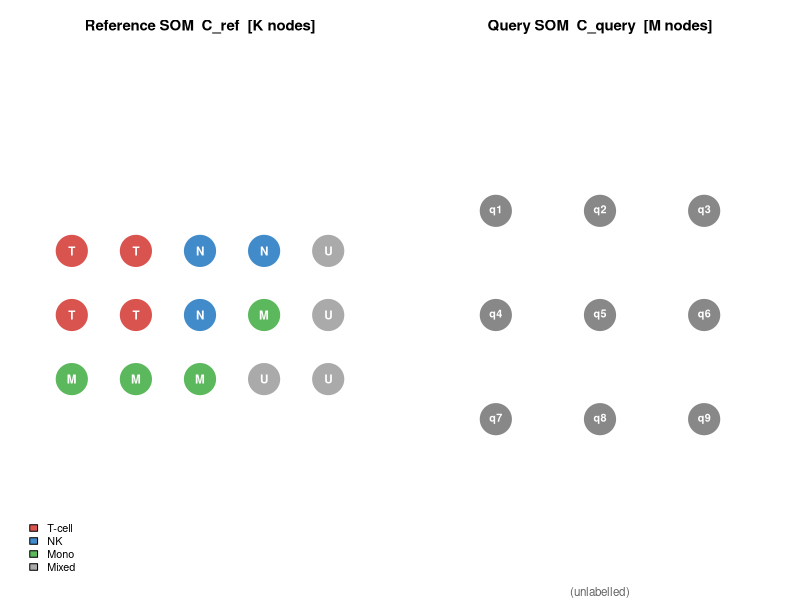
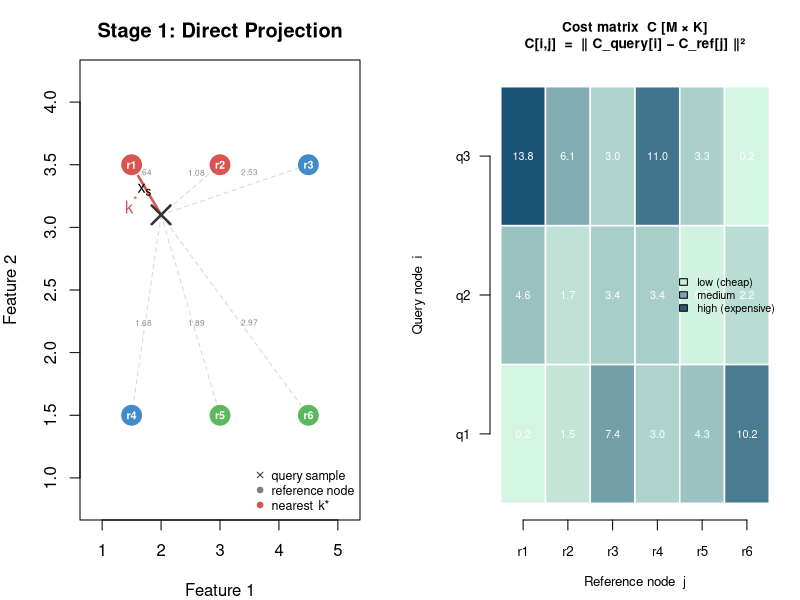
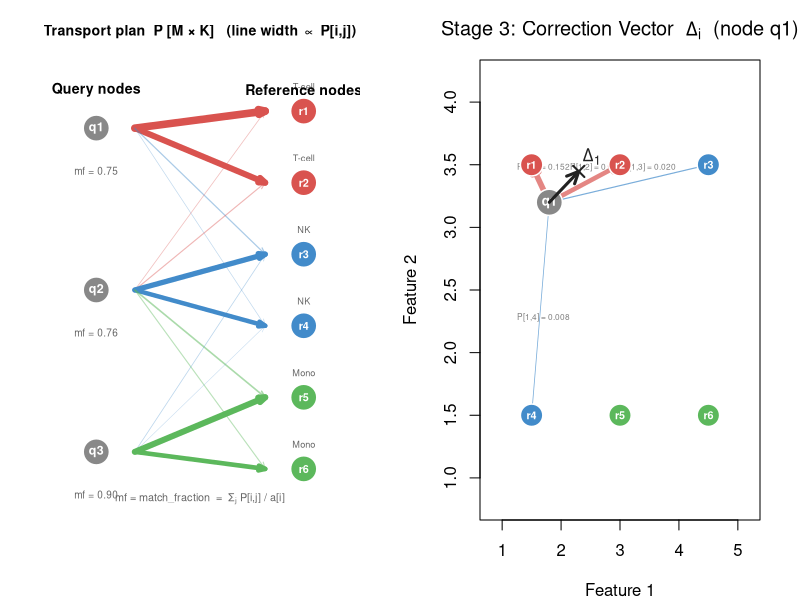
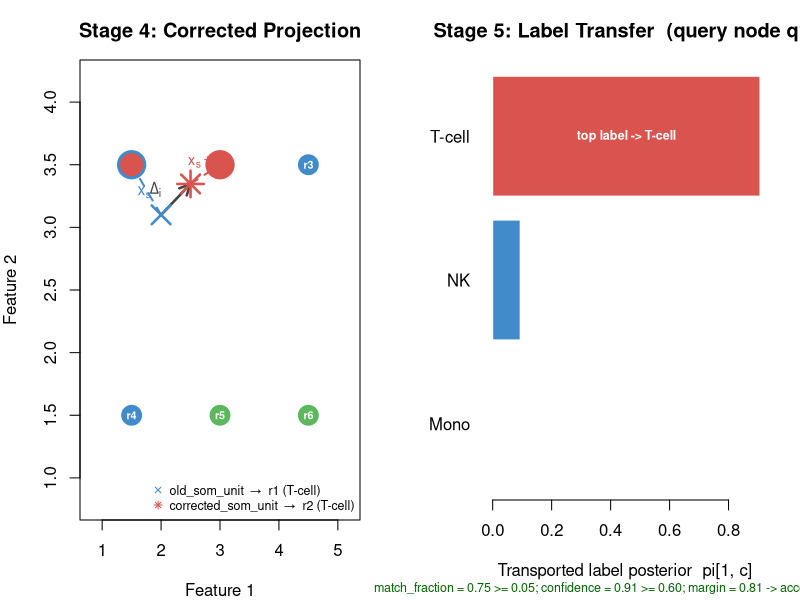

Write the R code that produced these figures, in order.
## ---- chunk 1
knitr::opts_chunk$set(
  collapse   = TRUE,
  comment    = "#>",
  fig.width  = 7,
  fig.height = 4.5,
  out.width  = "100%"
)
## ---- chunk 2
DiagrammeR::mermaid("
graph TD
  OD[Old data] --> NS[z-score normalise]
  ND[New data] --> RT[transform: ref mu sigma]
  NS --> RS[Reference SOM<br/>C_ref K x p]
  RT --> QS[Query SOM<br/>C_query M x p]
  RS --> S1[Stage 1: Direct Projection]
  QS --> S1
  RS --> S2[Stage 2: OT on Codebooks]
  QS --> S2
  S2 --> TP[Transport plan P<br/>M x K]
  TP --> S5[Stage 5: Label Transfer]
  S5 --> LAB[transferred_label<br/>confidence, margin<br/>PRODUCT]
  S1 --> DIR[old_som_unit<br/>old_som_label<br/>final_status]
  RS --> S6[Stage 6: Soft Projection]
  RT --> S6
  S6 --> SOFT[soft labels<br/>soft frequencies<br/>ABUNDANCE PRODUCT]
  TP --> S3[Stage 3: Correction Vectors]
  RS --> S3
  S3 --> S4[Stage 4: Corrected Projection]
  S4 --> CORR[corrected_som_unit<br/>correction_norm<br/>DIAGNOSTIC ONLY]
  style LAB fill:#d4edda,stroke:#28a745,color:#155724
  style DIR fill:#d4edda,stroke:#28a745,color:#155724
  style SOFT fill:#d4edda,stroke:#28a745,color:#155724
  style CORR fill:#f2f2f2,stroke:#adb5bd,color:#6c757d
  style S5 fill:#d1ecf1,stroke:#0c5460
  style S6 fill:#d1ecf1,stroke:#0c5460
  style S1 fill:#fff3cd,stroke:#856404
  style S2 fill:#fff3cd,stroke:#856404
  style S3 fill:#f2f2f2,stroke:#adb5bd,color:#6c757d
  style S4 fill:#f2f2f2,stroke:#adb5bd,color:#6c757d
")
## ---- chunk 3
# Colour palette used across all diagrams
pal <- c("T-cell" = "#d9534f", NK = "#428bca", Mono = "#5cb85c")

# Reference SOM: K = 6 nodes in 2D feature space
ref <- data.frame(
  x     = c(1.5, 3.0, 4.5, 1.5, 3.0, 4.5),
  y     = c(3.5, 3.5, 3.5, 1.5, 1.5, 1.5),
  label = c("T-cell", "T-cell", "NK", "NK", "Mono", "Mono"),
  mass  = c(0.20, 0.18, 0.15, 0.12, 0.22, 0.13)
)

# Query SOM: M = 3 nodes
query <- data.frame(
  x    = c(1.8, 3.2, 4.8),
  y    = c(3.2, 2.2, 1.8),
  mass = c(0.40, 0.35, 0.25)
)

# Transport plan P [M x K]:
#   q1 matches r1, r2 (T-cell); q2 matches r3, r4 (NK); q3 matches r5, r6 (Mono)
P_raw <- matrix(c(
  0.38, 0.30, 0.05, 0.02, 0.00, 0.00,
  0.03, 0.05, 0.30, 0.25, 0.08, 0.05,
  0.00, 0.00, 0.04, 0.02, 0.48, 0.36
), nrow = 3, byrow = TRUE)
P <- P_raw * query$mass            # scale rows by node mass

match_frac <- rowSums(P) / query$mass
## ---- chunk 4
par(mfrow = c(1, 2), mar = c(1, 1, 2.5, 1))

# --- Reference SOM (5 x 3 illustrative grid, K = 15) ---
grid_labs <- c("T","T","N","N","U",
               "T","T","N","M","U",
               "M","M","M","U","U")
cmap <- c(T = "#d9534f", N = "#428bca", M = "#5cb85c", U = "#aaaaaa")
gx <- rep(1:5, 3)
gy <- rep(3:1, each = 5)

plot(gx, gy, type = "n", xlim = c(0.4, 5.6), ylim = c(0.3, 3.7),
     axes = FALSE, xlab = "", ylab = "", asp = 1)
title("Reference SOM  C_ref  [K nodes]", cex.main = 0.9, font.main = 2)
points(gx, gy, pch = 21, cex = 4.5, bg = cmap[grid_labs], col = "white", lwd = 1.5)
text(gx, gy, grid_labs, col = "white", font = 2, cex = 0.7)
legend("bottomleft",
       fill   = c("#d9534f", "#428bca", "#5cb85c", "#aaaaaa"),
       legend = c("T-cell", "NK", "Mono", "Mixed"),
       cex = 0.65, bty = "n")

# --- Query SOM (3 x 3 illustrative grid, M = 9) ---
qx <- rep(1:3, 3)
qy <- rep(3:1, each = 3)

plot(qx, qy, type = "n", xlim = c(0.4, 3.6), ylim = c(0.3, 3.7),
     axes = FALSE, xlab = "", ylab = "", asp = 1)
title("Query SOM  C_query  [M nodes]", cex.main = 0.9, font.main = 2)
points(qx, qy, pch = 21, cex = 4.5, bg = "#888888", col = "white", lwd = 1.5)
text(qx, qy, paste0("q", 1:9), col = "white", font = 2, cex = 0.65)
mtext("(unlabelled)", side = 1, line = 0, cex = 0.7, col = "grey40")
## ---- chunk 5
par(mar = c(4, 4, 3, 2))

sx <- 2.0; sy <- 3.1    # example query sample

dists <- sqrt((sx - ref$x)^2 + (sy - ref$y)^2)
nn    <- which.min(dists)

plot(ref$x, ref$y, type = "n",
     xlim = c(0.8, 5.2), ylim = c(0.8, 4.2),
     xlab = "Feature 1", ylab = "Feature 2",
     main = "Stage 1: Direct Projection")

# Grey dashed lines to all ref nodes
for (i in seq_along(ref$x)) {
  segments(sx, sy, ref$x[i], ref$y[i], col = "grey85", lty = 2, lwd = 1)
  mx <- sx + 0.6 * (ref$x[i] - sx)
  my <- sy + 0.6 * (ref$y[i] - sy)
  text(mx, my + 0.1, sprintf("%.2f", dists[i]), cex = 0.5, col = "grey55")
}

# Highlight nearest connection
segments(sx, sy, ref$x[nn], ref$y[nn], col = "#d9534f", lwd = 2.5)

# Reference nodes
points(ref$x, ref$y, pch = 21, cex = 3, bg = pal[ref$label], col = "white", lwd = 1.5)
text(ref$x, ref$y, paste0("r", seq_along(ref$x)), col = "white", font = 2, cex = 0.65)

# Query sample
points(sx, sy, pch = 4, cex = 2.5, col = "#333333", lwd = 2.5)
text(sx - 0.28, sy + 0.2, expression(x[s]), cex = 1)

# Mark nearest node
text(ref$x[nn], ref$y[nn] - 0.32, expression(k^"*"),
     col = "#d9534f", font = 2, cex = 1)

legend("bottomright",
       pch    = c(4, 21, 21),
       col    = c("#333333", "grey50", "#d9534f"),
       pt.bg  = c(NA, "grey50", "#d9534f"),
       legend = c("query sample", "reference node", "nearest  k*"),
       cex = 0.75, bty = "n")
## ---- chunk 6
par(mar = c(4, 4.5, 3.5, 1))

M_n <- nrow(query); K_n <- nrow(ref)
D   <- outer(seq_len(M_n), seq_len(K_n),
             function(i, j) (query$x[i] - ref$x[j])^2 + (query$y[i] - ref$y[j])^2)

plot(0, 0, type = "n",
     xlim = c(0.5, K_n + 0.5), ylim = c(0.5, M_n + 0.5),
     axes = FALSE, xlab = "", ylab = "")

heat_pal <- colorRampPalette(c("#d5f5e3", "#1a5276"))(64)
brks     <- seq(min(D), max(D), length.out = 65)

for (i in seq_len(M_n)) {
  for (j in seq_len(K_n)) {
    bin <- findInterval(D[i, j], brks, rightmost.closed = TRUE)
    rect(j - 0.5, i - 0.5, j + 0.5, i + 0.5,
         col = heat_pal[bin], border = "white", lwd = 1.5)
    text(j, i, sprintf("%.1f", D[i, j]), cex = 0.65, col = "white")
  }
}
axis(1, at = seq_len(K_n), labels = paste0("r", seq_len(K_n)), cex.axis = 0.8)
axis(2, at = seq_len(M_n), labels = paste0("q", seq_len(M_n)), las = 1, cex.axis = 0.8)
mtext("Reference node  j", side = 1, line = 2.5, cex = 0.8)
mtext("Query node  i",     side = 2, line = 3.2, cex = 0.8)
title("Cost matrix  C [M × K]\nC[i,j]  =  ‖ C_query[i] − C_ref[j] ‖²",
      cex.main = 0.82)

legend("right",
       fill   = heat_pal[c(5, 32, 60)],
       legend = c("low (cheap)", "medium", "high (expensive)"),
       cex = 0.65, bty = "n")
## ---- chunk 7
par(mar = c(4, 2, 3, 2))

plot(0, 0, type = "n", xlim = c(0, 1), ylim = c(0, 1),
     axes = FALSE, xlab = "", ylab = "")
title("Transport plan  P [M × K]   (line width ∝ P[i,j])", cex.main = 0.85)

M_n <- nrow(query); K_n <- nrow(ref)
qy  <- seq(0.88, 0.12, length.out = M_n)
ry  <- seq(0.92, 0.08, length.out = K_n)

# Draw flow lines; skip negligible mass
for (i in seq_len(M_n)) {
  for (j in seq_len(K_n)) {
    if (P[i, j] > 1e-4) {
      lw  <- P[i, j] / max(P) * 7 + 0.3
      col <- adjustcolor(pal[ref$label[j]], alpha.f = min(1, lw / 5 + 0.2))
      arrows(0.28, qy[i], 0.72, ry[j],
             lwd = lw, col = col, length = 0.07, angle = 20)
    }
  }
}

# Query nodes
points(rep(0.15, M_n), qy, pch = 21, cex = 3.5,
       bg = "#888888", col = "white", lwd = 1.5)
text(rep(0.15, M_n), qy, paste0("q", seq_len(M_n)),
     col = "white", font = 2, cex = 0.75)
text(rep(0.15, M_n), qy - 0.10,
     sprintf("mf = %.2f", match_frac), cex = 0.6, col = "grey40")

# Reference nodes
points(rep(0.85, K_n), ry, pch = 21, cex = 3.5,
       bg = pal[ref$label], col = "white", lwd = 1.5)
text(rep(0.85, K_n), ry, paste0("r", seq_len(K_n)),
     col = "white", font = 2, cex = 0.65)
text(rep(0.85, K_n), ry + 0.058, ref$label, cex = 0.55, col = "grey40")

text(0.15, 0.97, "Query nodes",     cex = 0.85, font = 2)
text(0.85, 0.97, "Reference nodes", cex = 0.85, font = 2)
text(0.50, 0.01,
     "mf = match_fraction  =  Σⱼ P[i,j] / a[i]",
     cex = 0.65, col = "grey40")
## ---- chunk 8
par(mar = c(4, 4, 3, 2))

i  <- 1   # illustrate for query node q1
cx <- query$x[i]; cy <- query$y[i]

delta_x <- sum(P[i, ] * (ref$x - cx)) / sum(P[i, ])
delta_y <- sum(P[i, ] * (ref$y - cy)) / sum(P[i, ])

plot(ref$x, ref$y, type = "n",
     xlim = c(0.8, 5.2), ylim = c(0.8, 4.2),
     xlab = "Feature 1", ylab = "Feature 2",
     main = expression("Stage 3: Correction Vector  " * Delta[i] * "  (node q1)"))

# Weighted arrows: q1 pulls toward matched ref nodes
for (j in seq_len(nrow(ref))) {
  if (P[i, j] > 1e-4) {
    lw <- P[i, j] / max(P[i, ]) * 5 + 0.5
    arrows(cx, cy, ref$x[j], ref$y[j],
           lwd = lw, length = 0.1, angle = 20,
           col = adjustcolor(pal[ref$label[j]], alpha.f = 0.7))
    mx <- cx + 0.6 * (ref$x[j] - cx)
    my <- cy + 0.6 * (ref$y[j] - cy)
    text(mx + 0.08, my + 0.1,
         sprintf("P[1,%d] = %.3f", j, P[i, j]), cex = 0.5, col = "grey50")
  }
}

# Reference nodes
points(ref$x, ref$y, pch = 21, cex = 3, bg = pal[ref$label], col = "white", lwd = 1.5)
text(ref$x, ref$y, paste0("r", seq_along(ref$x)), col = "white", font = 2, cex = 0.65)

# Query node q1
points(cx, cy, pch = 21, cex = 3.5, bg = "#888888", col = "white", lwd = 1.5)
text(cx, cy, "q1", col = "white", font = 2, cex = 0.8)

# Resultant correction vector
arrows(cx, cy, cx + delta_x, cy + delta_y,
       col = "#222222", lwd = 3, length = 0.13, angle = 25)
points(cx + delta_x, cy + delta_y, pch = 4, cex = 1.5, lwd = 2, col = "#222222")
text(cx + delta_x + 0.22, cy + delta_y + 0.12,
     expression(Delta[1]), cex = 1.1, col = "#222222", font = 2)
## ---- chunk 9
par(mar = c(4, 4, 3, 2))

i  <- 1
sx <- 2.0; sy <- 3.1      # same sample as Stage 1
cx <- query$x[i]; cy <- query$y[i]

delta_x <- sum(P[i, ] * (ref$x - cx)) / sum(P[i, ])
delta_y <- sum(P[i, ] * (ref$y - cy)) / sum(P[i, ])

sxc <- sx + delta_x; syc <- sy + delta_y

orig_nn <- which.min((sx  - ref$x)^2 + (sy  - ref$y)^2)
corr_nn <- which.min((sxc - ref$x)^2 + (syc - ref$y)^2)

plot(ref$x, ref$y, type = "n",
     xlim = c(0.8, 5.2), ylim = c(0.8, 4.2),
     xlab = "Feature 1", ylab = "Feature 2",
     main = "Stage 4: Corrected Projection")

# Dashed assignment lines
segments(sx,  sy,  ref$x[orig_nn], ref$y[orig_nn], col = "#428bca", lwd = 2, lty = 2)
segments(sxc, syc, ref$x[corr_nn], ref$y[corr_nn], col = "#d9534f", lwd = 2, lty = 2)

# Node-level correction shift
arrows(sx, sy, sxc, syc,
       col = "#444444", lwd = 2.5, length = 0.12, angle = 25)
text((sx + sxc) / 2 - 0.35, (sy + syc) / 2 + 0.08,
     expression(Delta[i]), cex = 0.95, col = "#444444")

# Reference nodes
points(ref$x, ref$y, pch = 21, cex = 3, bg = pal[ref$label], col = "white", lwd = 1.5)
text(ref$x, ref$y, paste0("r", seq_along(ref$x)), col = "white", font = 2, cex = 0.65)

# Highlight original and corrected assignments
points(ref$x[orig_nn], ref$y[orig_nn], pch = 21, cex = 3.5,
       bg = pal[ref$label[orig_nn]], col = "#428bca", lwd = 3)
points(ref$x[corr_nn], ref$y[corr_nn], pch = 21, cex = 3.5,
       bg = pal[ref$label[corr_nn]], col = "#d9534f", lwd = 3)

# Original and corrected sample positions
points(sx,  sy,  pch = 4, cex = 2.5, col = "#428bca", lwd = 2.5)
points(sxc, syc, pch = 8, cex = 2.5, col = "#d9534f", lwd = 2.5)

text(sx  - 0.28, sy  + 0.18, expression(x[s]),          col = "#428bca", cex = 0.95)
text(sxc + 0.28, syc + 0.18, expression(x[s] + Delta[i]), col = "#d9534f", cex = 0.9)

legend("bottomright",
       pch    = c(4, 8),
       col    = c("#428bca", "#d9534f"),
       legend = c(sprintf("old_som_unit  →  r%d (%s)",
                          orig_nn, ref$label[orig_nn]),
                  sprintf("corrected_som_unit  →  r%d (%s)",
                          corr_nn, ref$label[corr_nn])),
       cex = 0.75, bty = "n")
## ---- chunk 10
par(mar = c(5, 4.5, 3, 2))

i  <- 1    # illustrate for query node q1
Pi <- P[i, ]

# Reference-node label probability matrix for this toy example.
L_ref <- model.matrix(~ ref$label - 1)
colnames(L_ref) <- sub("^ref\\$label", "", colnames(L_ref))
T <- P
T[rowSums(T) > 0, ] <- T[rowSums(T) > 0, , drop = FALSE] / rowSums(T)[rowSums(T) > 0]
post <- as.numeric(T[i, ] %*% L_ref)
names(post) <- colnames(L_ref)

# Sort descending; reverse so highest bar appears at top
ord      <- order(post, decreasing = TRUE)
post_plot <- rev(post[ord])
lab_plot <- rev(names(post)[ord])

bp <- barplot(post_plot,
              names.arg = lab_plot,
              col       = pal[lab_plot],
              border    = "white",
              horiz     = TRUE,
              las       = 1,
              xlab      = "Transported label posterior  pi[1, c]",
              main      = "Stage 5: Label Transfer  (query node q1)")

# Annotate dominant bar
text(post_plot[length(post_plot)] * 0.5,
     bp[length(bp)],
     paste("top label ->", lab_plot[length(lab_plot)]),
     col = "white", font = 2, cex = 0.75)

# Acceptance gate verdict
conf <- max(post)
second <- sort(post, decreasing = TRUE)[2]
margin <- conf - second
gate_ok <- match_frac[i] >= 0.05 && conf >= 0.60
mtext(sprintf(
        "match_fraction = %.2f >= 0.05; confidence = %.2f >= 0.60; margin = %.2f -> accepted = %s",
        match_frac[i], conf, margin, gate_ok),
      side = 1, line = 3.8, cex = 0.75,
      col  = if (gate_ok) "darkgreen" else "firebrick")
## ---- chunk 11
sessionInfo()
